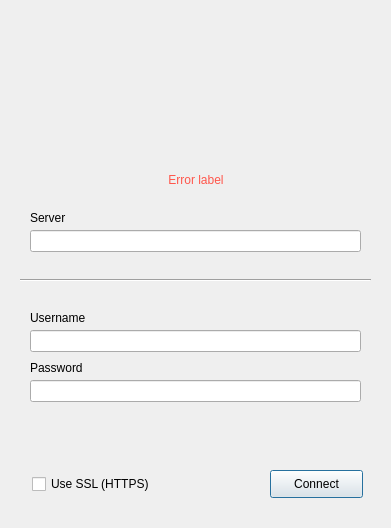
<?xml version="1.0" encoding="UTF-8"?>
<ui version="4.0">
 <class>LoginDialog</class>
 <widget class="QDialog" name="LoginDialog">
  <property name="geometry">
   <rect>
    <x>0</x>
    <y>0</y>
    <width>391</width>
    <height>528</height>
   </rect>
  </property>
  <property name="minimumSize">
   <size>
    <width>391</width>
    <height>528</height>
   </size>
  </property>
  <property name="maximumSize">
   <size>
    <width>391</width>
    <height>528</height>
   </size>
  </property>
  <property name="windowTitle">
   <string>Connection</string>
  </property>
  <widget class="QLabel" name="label">
   <property name="geometry">
    <rect>
     <x>20</x>
     <y>20</y>
     <width>351</width>
     <height>121</height>
    </rect>
   </property>
   <property name="styleSheet">
    <string notr="true">border-image: url(:/banner/pictures/banner.png) 0 0 0 0 stretch stretch;</string>
   </property>
   <property name="text">
    <string/>
   </property>
  </widget>
  <widget class="QLineEdit" name="server">
   <property name="geometry">
    <rect>
     <x>30</x>
     <y>230</y>
     <width>331</width>
     <height>22</height>
    </rect>
   </property>
  </widget>
  <widget class="QLineEdit" name="username">
   <property name="geometry">
    <rect>
     <x>30</x>
     <y>330</y>
     <width>331</width>
     <height>22</height>
    </rect>
   </property>
  </widget>
  <widget class="QLineEdit" name="password">
   <property name="geometry">
    <rect>
     <x>30</x>
     <y>380</y>
     <width>331</width>
     <height>22</height>
    </rect>
   </property>
   <property name="echoMode">
    <enum>QLineEdit::Password</enum>
   </property>
  </widget>
  <widget class="QLabel" name="label_2">
   <property name="geometry">
    <rect>
     <x>30</x>
     <y>210</y>
     <width>55</width>
     <height>16</height>
    </rect>
   </property>
   <property name="text">
    <string>Server</string>
   </property>
  </widget>
  <widget class="QLabel" name="label_3">
   <property name="geometry">
    <rect>
     <x>30</x>
     <y>310</y>
     <width>71</width>
     <height>16</height>
    </rect>
   </property>
   <property name="text">
    <string>Username</string>
   </property>
  </widget>
  <widget class="QLabel" name="label_4">
   <property name="geometry">
    <rect>
     <x>30</x>
     <y>360</y>
     <width>71</width>
     <height>16</height>
    </rect>
   </property>
   <property name="text">
    <string>Password</string>
   </property>
  </widget>
  <widget class="QPushButton" name="connectButton">
   <property name="geometry">
    <rect>
     <x>270</x>
     <y>470</y>
     <width>93</width>
     <height>28</height>
    </rect>
   </property>
   <property name="text">
    <string>Connect</string>
   </property>
  </widget>
  <widget class="QCheckBox" name="useSSL">
   <property name="geometry">
    <rect>
     <x>32</x>
     <y>474</y>
     <width>131</width>
     <height>20</height>
    </rect>
   </property>
   <property name="text">
    <string>Use SSL (HTTPS)</string>
   </property>
  </widget>
  <widget class="Line" name="line">
   <property name="geometry">
    <rect>
     <x>20</x>
     <y>270</y>
     <width>351</width>
     <height>20</height>
    </rect>
   </property>
   <property name="orientation">
    <enum>Qt::Horizontal</enum>
   </property>
  </widget>
  <widget class="QLabel" name="errorLabel">
   <property name="geometry">
    <rect>
     <x>11</x>
     <y>159</y>
     <width>370</width>
     <height>41</height>
    </rect>
   </property>
   <property name="styleSheet">
    <string notr="true">color: rgb(255, 86, 75);</string>
   </property>
   <property name="text">
    <string>Error label</string>
   </property>
   <property name="alignment">
    <set>Qt::AlignCenter</set>
   </property>
   <property name="wordWrap">
    <bool>true</bool>
   </property>
  </widget>
 </widget>
 <resources/>
 <connections/>
</ui>
